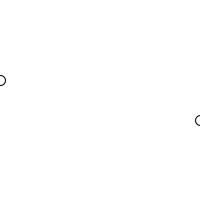
Frame 1 (no input)
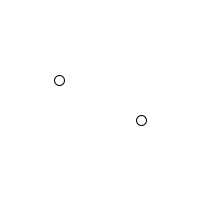
Frame 60 (the mouse pressed at the canvas centre just before this capture)
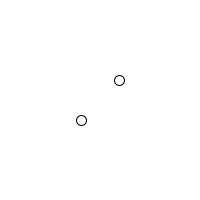
Frame 120 (the mouse held since frame 60 and released just before this capture)

The Processing sketch that drew these frames (run headless with seeded random() and noise(); from frame 60 on, the mouse is pressed at the canvas centre):

// Processing sketch: processing_88981
// ── processing_88981.pde

int x = 0, speedX = 1;
void setup()
{size(200,200);
}
void draw()
{ background(255);
  drawEllipse();
}
 void drawEllipse()
 {
  ellipse(x, height/2 - 20, 10, 10);
  ellipse((width - x), height/2 + 20, 10, 10);
  x = x + speedX;
  if(x > width || x < 0)
  speedX = speedX * -1;
}
